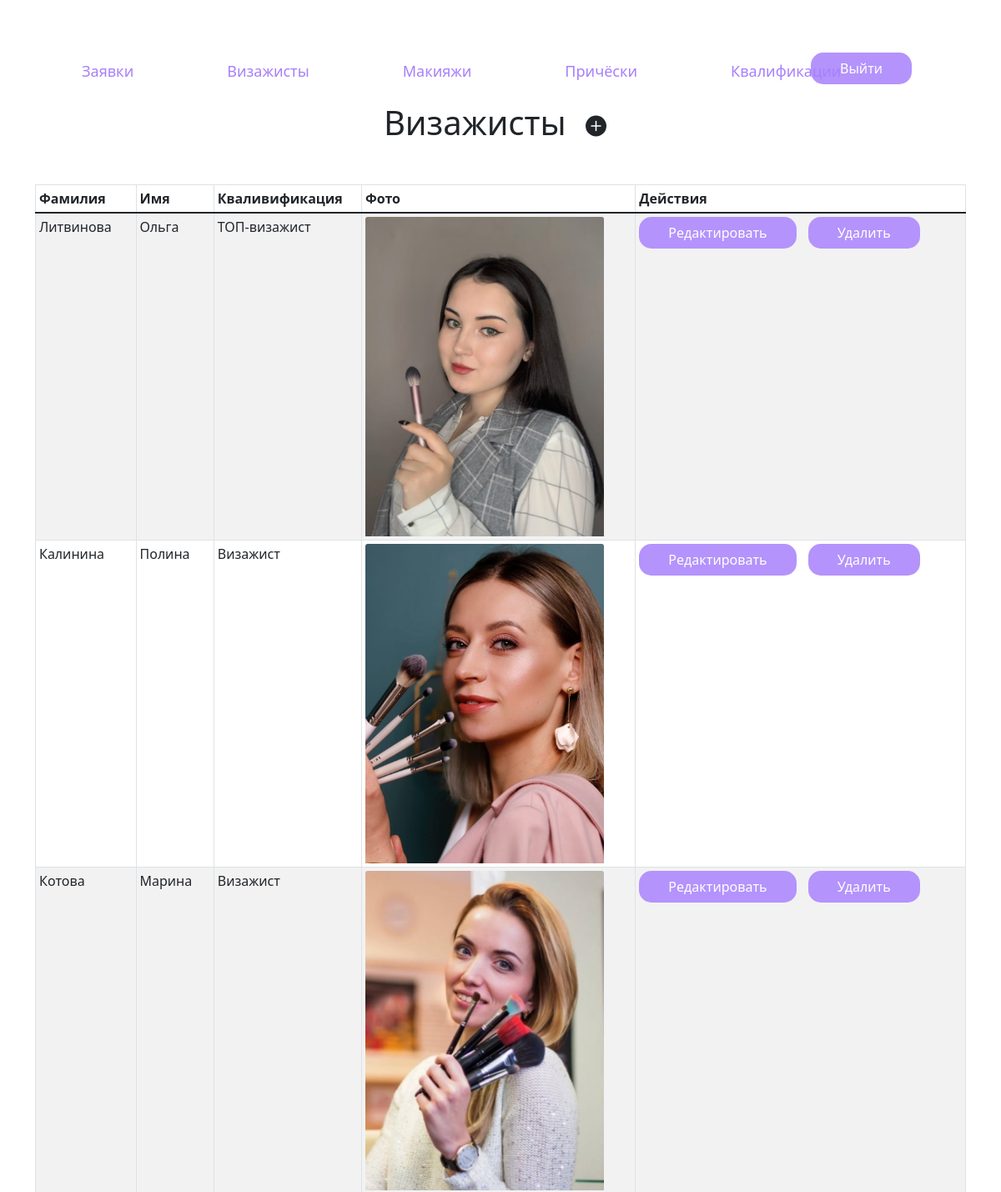
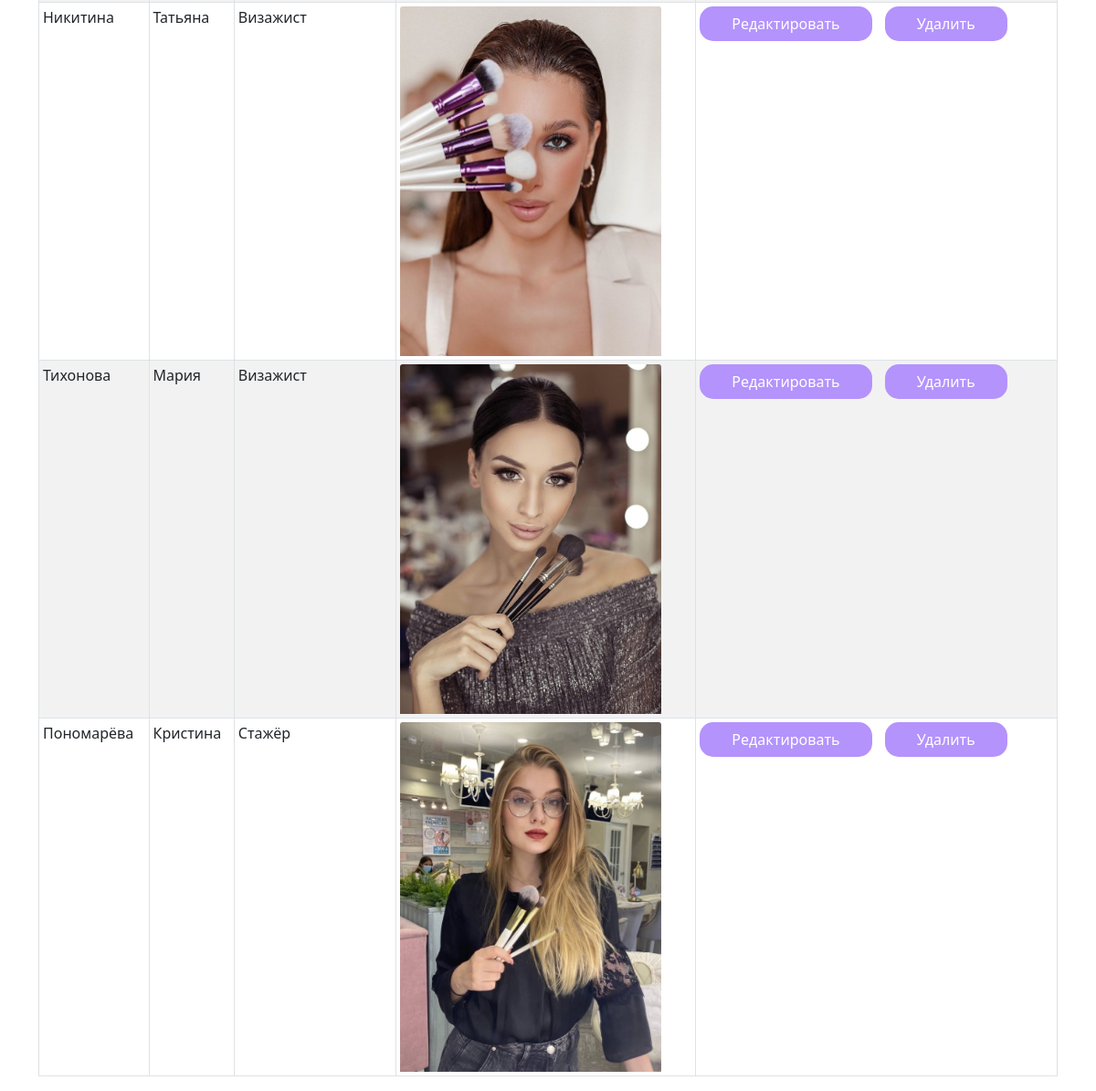
The page /admin_vizajist/ (signed in) on the database its author committed (2 pictures, top to bottom).
### content/models.py (models this page shows, shortened)
class Vizajisti(models.Model):
    fam = models.CharField(max_length=45, verbose_name="Фамилия")
    name = models.CharField(max_length=20, verbose_name="Имя")
    kvalifikaciya = models.ForeignKey(Kvalifikaciya, on_delete=models.PROTECT, verbose_name="Квалификация")
    foto = models.ImageField(upload_to='vizajisti/')

class Kvalifikaciya(models.Model):
    opyt = models.CharField(max_length=20, verbose_name="Опыт")
    procent = models.FloatField(verbose_name="Процент")
    def __str__(self):
        return self.opyt

### content/views.py (the view)
# urls.py: path('admin_vizajist/', admin_vizajist, name='admin_vizajist'),
@login_required
def admin_vizajist(request):
    vizajist = Vizajisti.objects.all()
    return render(request, 'admin_vizajist.html', {'vizajist': vizajist, 'title': "Панель управления"})

### templates/admin_vizajist.html
{% extends 'admin_base.html' %}
{% load static %}
{% block content %}
        <h1 class="text-center">Визажисты <a class="btn" href="{% url 'add_vizajist' %}"><svg xmlns="http://www.w3.org/2000/svg" width="25" height="30" fill="currentColor" class="bi bi-plus-circle-fill" viewBox="0 0 16 16">
  <path d="M16 8A8 8 0 1 1 0 8a8 8 0 0 1 16 0zM8.5 4.5a.5.5 0 0 0-1 0v3h-3a.5.5 0 0 0 0 1h3v3a.5.5 0 0 0 1 0v-3h3a.5.5 0 0 0 0-1h-3v-3z"/>
</svg></a></h1>
    <div class="row mt-5">
        <div class="col">
        <table class="table table-sm table-bordered table-striped">
            <thead>
                <tr>
                    <th scope="col">Фамилия</th>
                    <th scope="col">Имя</th>
                    <th scope="col">Кваливификация</th>
                    <th scope="col">Фото</th>
                    <th scope="col">Действия</th>
                </tr>
            </thead>
            <tbody>
            {% for i in vizajist%}
            <tr>
                <td>{{i.fam}}</td>
                <td>{{i.name}}</td>
                <td>{{i.kvalifikaciya}}</td>
                <td><img src="{{ i.foto.url }}" style="height: 383px; width: 286px;" class="card-img-top" alt="..."></td>
                <td><a class="btn buttons" href="{% url 'update_vizajist' i.id %}">Редактировать</a> <a class="btn buttons" href="{% url 'delete_vizajist' i.id %}">Удалить</a></td>
            </tr>
            {% endfor %}
        </tbody>
    </table>
        </div>
    </div>
{% endblock %}

### content/static/style.css (style rules this page uses)
.buttons { background-color: #B493FC; color: white; border-width: 0px; border-radius: 15px; padding: 7px 35px 7px 35px; margin-right: 10px; text-decoration: none; }

### rows shown on the page
Vizajisti: fam "Литвинова", name "Ольга", kvalifikaciya "ТОП-визажист", foto (picture)
Vizajisti: fam "Калинина", name "Полина", kvalifikaciya "Визажист", foto (picture)
Vizajisti: fam "Котова", name "Марина", kvalifikaciya "Визажист", foto (picture)
Vizajisti: fam "Никитина", name "Татьяна", kvalifikaciya "Визажист", foto (picture)
Vizajisti: fam "Тихонова", name "Мария", kvalifikaciya "Визажист", foto (picture)
Vizajisti: fam "Пономарёва", name "Кристина", kvalifikaciya "Стажёр", foto (picture)
